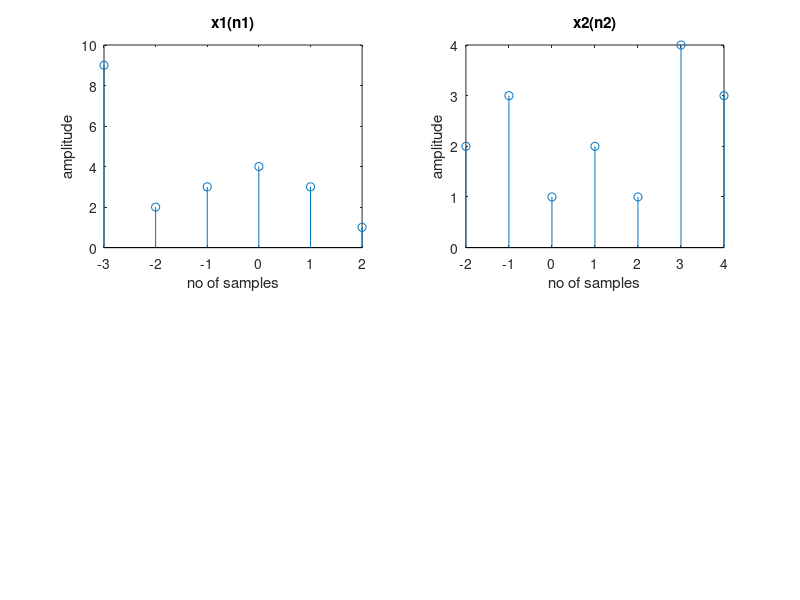

This chart was generated by the following MATLAB code: (Note: this script raises an error after producing the figure.)
clc;
clear all;
close all;
n1=[-3:2];
x1=[9 2 3 4 3 1];
n2=[-2:4];
x2=[2 3 1 2 1 4 3];
subplot(2,2,1)
stem(n1,x1)
xlabel('no of samples');
ylabel('amplitude');
title('x1(n1)');
subplot(2,2,2)
stem(n2,x2)
xlabel('no of samples');
ylabel('amplitude');
title('x2(n2)');
[y,n]=sigadd(x1,n1,x2,n2)
subplot(2,2,[3,4])
stem(n,y)
xlabel('no of samples');
ylabel('amplitude');
title('x1(n1)+x2(n2)');